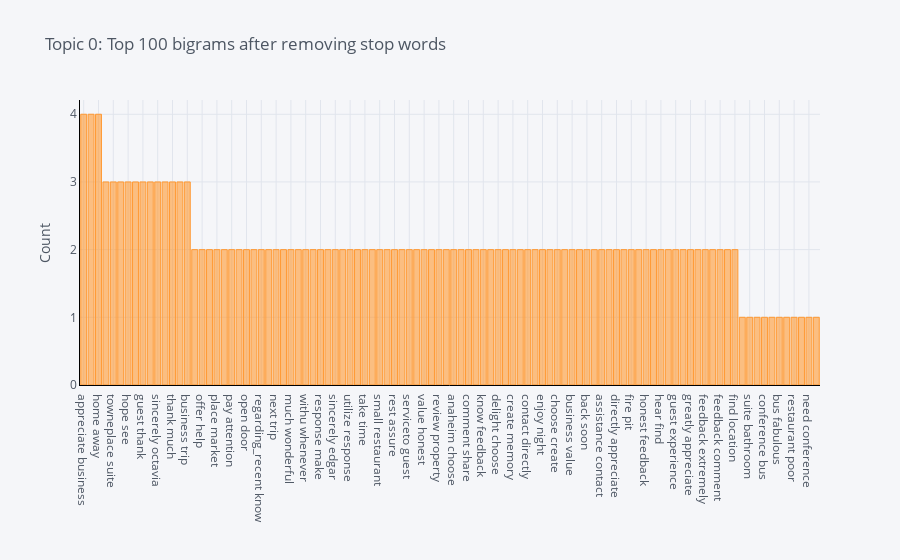

This figure's notebook cell:
### Code cell
plot_model(model=lda, plot = 'bigram')

### Figure 1 — Plotly figure (JSON) as saved in the notebook; plotly's stock layout.template omitted (floating-point values rounded to 4 significant figures)
{"data": [{"marker": {"color": "rgba(255, 153, 51, 0.6)", "line": {"color": "rgba(255, 153, 51, 1.0)", "width": 1}}, "name": "count", "orientation": "v", "text": "", "type": "bar", "x": ["appreciate business", "away home", "home away", "make guest", "towneplace suite", "margineanhotel manager", "hope see", "octavia margineanhotel", "guest thank", "see soon", "sincerely octavia", "suite anaheim", "thank much", "make feel", "business trip", "travels_bring back", "offer help", "pleasure serve", "place market", "pike place", "pay attention", "visit often", "open door", "wastruly pleasure", "regarding_recent know", "way understanding", "next trip", "whenever travels_bring", "much wonderful", "memory withu", "withu whenever", "recent wastruly", "response make", "understanding continue", "sincerely edgar", "thank towneplace", "utilize response", "team critical", "take time", "valuable utilize", "small restaurant", "share team", "rest assure", "anaheim sincerely", "serviceto guest", "serve appreciate", "value honest", "see next", "review property", "share kind", "anaheim choose", "last week", "comment share", "edgar riverageneral", "know feedback", "deliver exceptional", "delight choose", "critical way", "create memory", "continue deliver", "contact directly", "come back", "enjoy night", "choose recent", "choose create", "charge tax", "business value", "business sincerely", "back soon", "back anaheim", "assistance contact", "egg sausage", "directly appreciate", "entire team", "fire pit", "kind word", "honest feedback", "hear plane", "hear find", "guest future", "guest experience", "exceptional serviceto", "greatly appreciate", "extremely valuable", "feedback extremely", "experience hear", "feedback comment", "wonderful review", "find location", "try hitel", "suite bathroom", "suited need", "conference bus", "hitel well", "bus fabulous", "bathroom small", "restaurant poor", "well suited", "need conference", "poor try"], "y": [4, 4, 4, 3, 3, 3, 3, 3, 3, 3, 3, 3, 3, 3, 3, 2, 2, 2, 2, 2, 2, 2, 2, 2, 2, 2, 2, 2, 2, 2, 2, 2, 2, 2, 2, 2, 2, 2, 2, 2, 2, 2, 2, 2, 2, 2, 2, 2, 2, 2, 2, 2, 2, 2, 2, 2, 2, 2, 2, 2, 2, 2, 2, 2, 2, 2, 2, 2, 2, 2, 2, 2, 2, 2, 2, 2, 2, 2, 2, 2, 2, 2, 2, 2, 2, 2, 2, 2, 2, 1, 1, 1, 1, 1, 1, 1, 1, 1, 1, 1]}], "layout": {"legend": {"bgcolor": "#F5F6F9", "font": {"color": "#4D5663"}}, "paper_bgcolor": "#F5F6F9", "plot_bgcolor": "#F5F6F9", "title": {"font": {"color": "#4D5663"}, "text": "Topic 0: Top 100 bigrams after removing stop words"}, "xaxis": {"gridcolor": "#E1E5ED", "linecolor": "black", "showgrid": true, "tickfont": {"color": "#4D5663"}, "title": {"font": {"color": "#4D5663"}, "text": ""}, "zerolinecolor": "#E1E5ED"}, "yaxis": {"gridcolor": "#E1E5ED", "linecolor": "black", "showgrid": true, "tickfont": {"color": "#4D5663"}, "title": {"font": {"color": "#4D5663"}, "text": "Count"}, "zerolinecolor": "#E1E5ED"}}}
